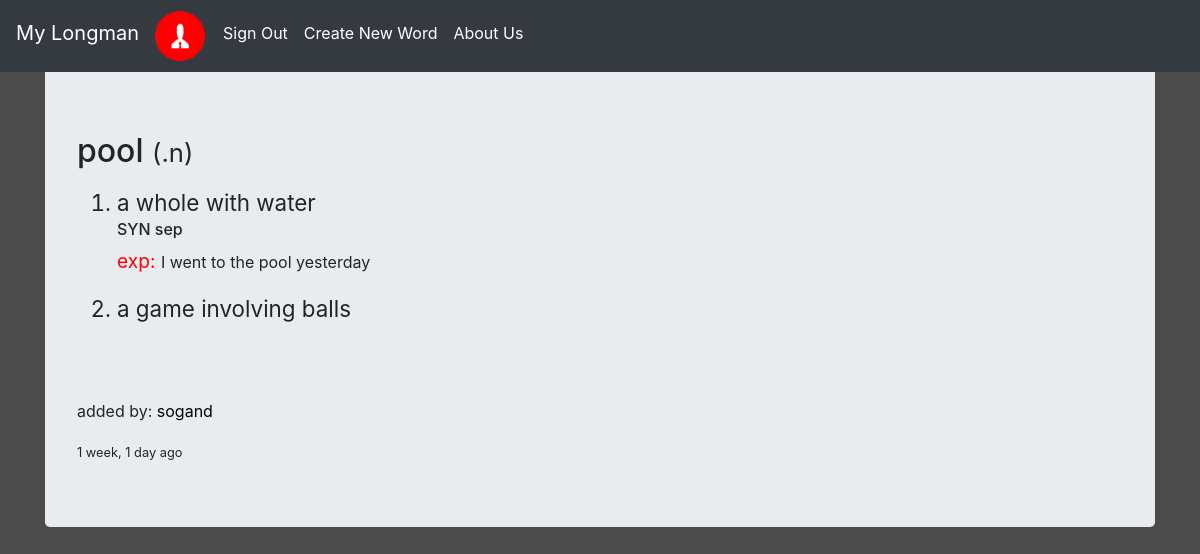
The page /words/pool/ (signed in) on the database its author committed.
### accounting/models.py (models this page shows)
class myuser(AbstractUser):
    first_name = models.CharField(max_length = 30)
    email = models.EmailField(max_length = 70, unique = True)
    profile_pic = models.ImageField(default = 'default.png')

### words/models.py (models this page shows, shortened)
class word(models.Model):
    spell = models.CharField(max_length=30)
    meanings = models.ManyToManyField('meaning', blank = True)
    mood = models.CharField(max_length = 10)
    note = models.CharField(max_length=30, blank = True, null = True)
    slug = models.CharField(max_length = 30)
    date = models.DateTimeField(auto_now_add=True)
    user = models.ForeignKey(myuser, on_delete = models.CASCADE, blank = True)
    objects = WordManager()

class meaning(models.Model):
    parent = models.ForeignKey(word, on_delete=models.CASCADE)
    meaning = models.TextField()
    examples = models.ManyToManyField('example', blank = True)
    syn = models.CharField(max_length = 30, blank = True, null = True)
    opp = models.CharField(max_length = 30, blank = True, null = True)

class example(models.Model):
    parent = models.ForeignKey(meaning, on_delete=models.CASCADE)
    exp = models.TextField()

### words/views.py (the view)
# urls.py: re_path(r'^(?P<slug>[\w-]+)/$', DteailView.as_view(), name = 'detailword'),
class DteailView(DetailView):
    queryset = word.objects.all()
    template_name = 'words/detail.html'
    context_object_name = 'words'

### words/templates/words/detail.html (shortened to what this page needs)
{% extends 'base_layout.html'%}
{% block content %}
<h2 style="margin-top: 2%">{{words.spell}}  <small id="mood">({{words.mood}})</small></h2>
<ol>
    {% for element in words.meanings.all %}
        <li style="font-size: 1.4em;">{{element.meaning}}</li>
        {% if element.syn != None%}
            <h6 class="syn">SYN <span id="inside_syn">{{element.syn}}</span></h6>
        {% endif %}
        <div class="example">
            {%for ex in element.examples.all %}
                <p><span style="color: red; font-size: 1.2em;">exp: </span>{{ex.exp}}</p>
            {% endfor %}
        </div>
    {% endfor %}
</ol>
<p style="margin-top: 7%;">added by: <a href="{% url 'accounting:UserDetail' username=words.user.username %}" style="color: black;">{{words.user}}</a></p>
<small>{{words.date|timesince}} ago</small>
{% endblock %}

### templates/base_layout.html (shortened to what this page needs)
<!DOCTYPE html>
<html lang="en">
<head>
    <link rel="stylesheet" href="https://stackpath.bootstrapcdn.com/bootstrap/4.1.2/css/bootstrap.min.css"
>
</head>
<body style="background-color: rgb(75, 75, 75)">
    <nav class="navbar navbar-expand-lg navbar-dark bg-dark fixed-top">
        <a class="navbar-brand" href="{% url 'home' %}" style="margin-bottom: 6px;">My Longman</a>
        <div class="collapse navbar-collapse" id="navbarSupportedContent">
            <ul class="navbar-nav mr-auto">
                {% if user.is_authenticated %}
                <li class="nav-item active">
                    <a href="{% url 'accounting:UserDetail' username=user.username %}"><img src="{{user.profile_pic.url}}" alt="" style="border-radius: 50%; height: 50px; width: 50px; margin-right: 10px; margin-bottom: 3px; margin-top: 3px;"></a>
                </li>
                <li class="nav-item active">
                    <a href="{% url 'accounting:signout'%}" class="nav-link" style="margin-top: 5px;">Sign Out</a>
                </li>
                <li class="nav-item active">
                    <a href="{% url 'words:create_view' %}" class="nav-link" style="margin-top: 5px;">Create New Word</a>
                </li>
                {% endif %}
                <li class="nav-item active">
                    <a href="{% url 'about'%}" class="nav-link" style="margin-top: 5px;">About Us</a>
                </li>
            </ul>
        </div>
    </nav>
    <div class="container">
        <div class="jumbotron" style="padding-top: 10%;">
            {% block content %}
            {% endblock %}
        </div>
    </div>
</body>
</html>

### rows shown on the page
myuser: profile_pic (placeholder picture)
word: spell "pool", mood ".n", user "sogand", date "1 week, 1 day"
meaning: meaning "a whole with water", syn "sep"
example: exp "I went to the pool yesterday"
meaning: meaning "a game involving balls"
